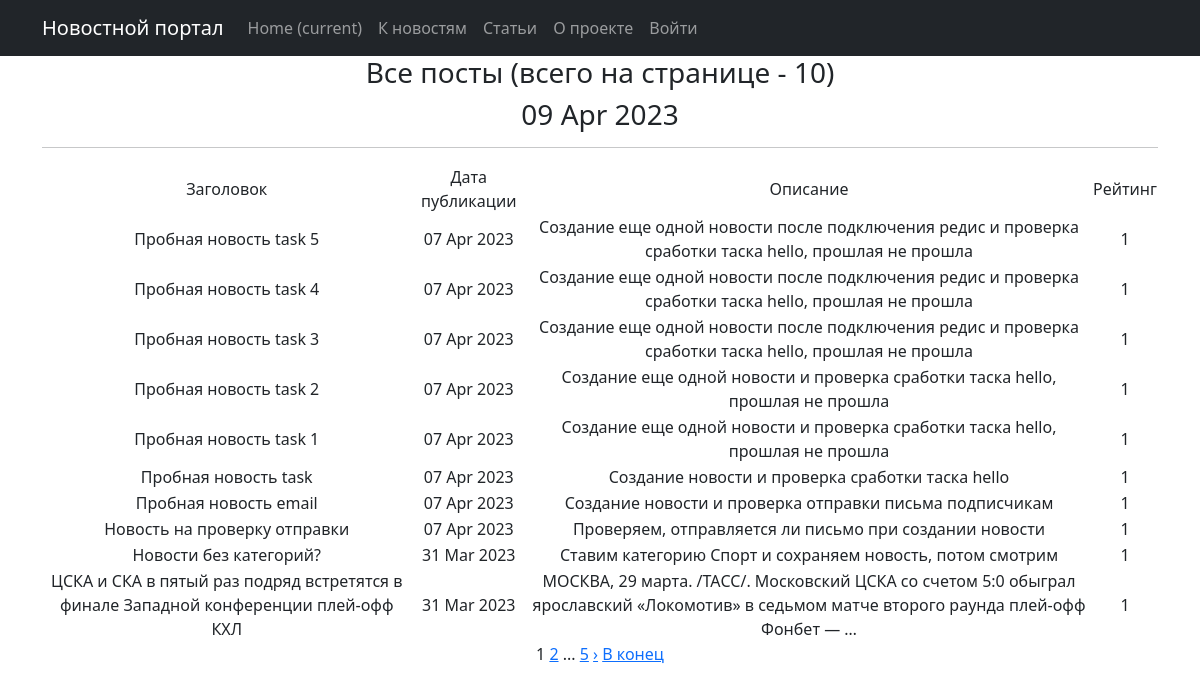
The app's page /posts/, older data.
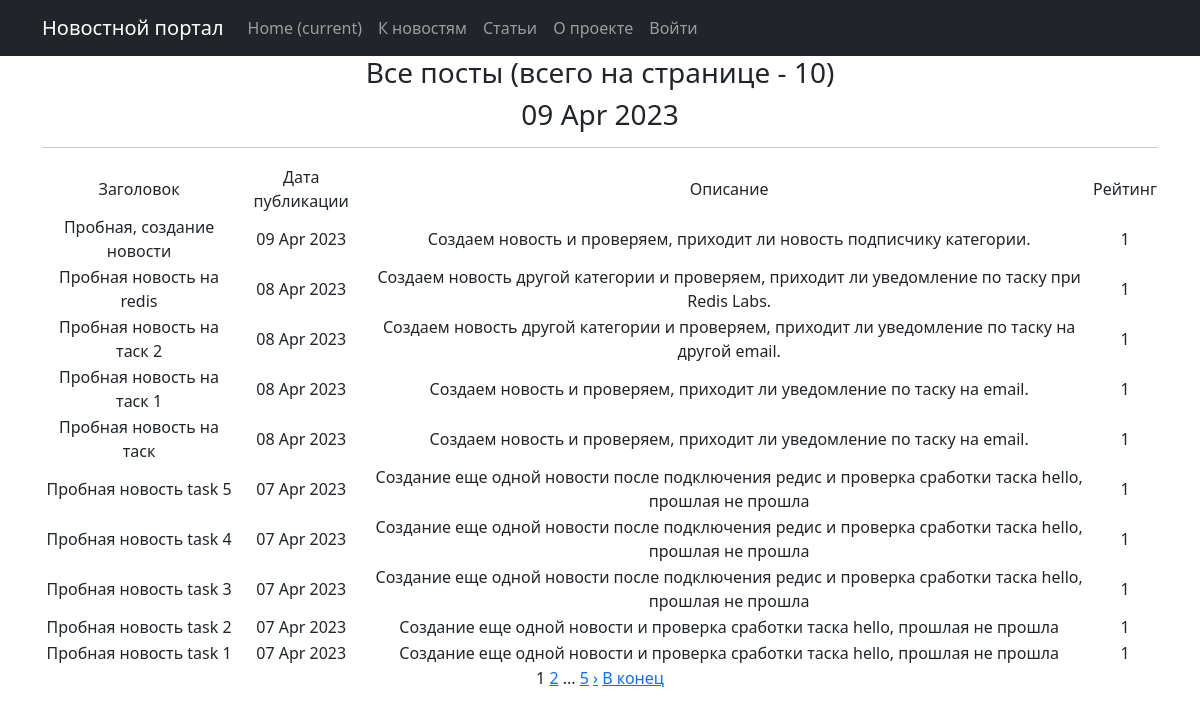
The same page, newer data.
### news/models.py (models this page shows, shortened)
class Post(models.Model):
    author = models.ForeignKey(Author, on_delete=models.CASCADE)
    content = models.CharField(max_length=2, choices=CONTENTS)
    time_in = models.DateTimeField(auto_now_add=True)
    category = models.ManyToManyField(Category, through='PostCategory')
    title = models.CharField(max_length=255,)
    content_text = models.TextField()
    content_rate = models.IntegerField(default=1)

### news/views.py (the view)
# urls.py: path('', PostsList.as_view(), name='post_list'),
class PostsList(ListView):
    model = Post
    ordering = '-time_in'
    template_name = 'posts.html'
    context_object_name = 'posts'
    paginate_by = 10
    def get_queryset(self):
        queryset = super().get_queryset()
        self.filterset = PostFilter(self.request.GET, queryset)
        return self.filterset.qs
    def get_context_data(self, **kwargs):
        context = super().get_context_data(**kwargs)
        context['filterset'] = self.filterset
        return context

### news/templatetags/custom_filters.py (called while the page is built)
@register.filter()
@stringfilter #чтобы не вызывать ошибки, приведем в строку
def censor(value, bad_words = bad_list):
    words = value.split()#разделим строку
    new_line=''
    for word in words:
        if word.lower() in bad_words in bad_words:
            new_line += word[0] #если да, первый символ оставляем
            for i in word[1:]:
                new_line += '*'#остальные заменяем на *
            new_line += ' '
        elif (word[:-1].lower()) in bad_words:
            new_line += word[0]
            for i in word[1:-1]:
                new_line += '*'
            new_line += (word[-1] + ' ')
        else:
            new_line += (word + ' ')
    return new_line.rstrip()

### news/templatetags/custom_tags.py (called while the page is built)
@register.simple_tag(takes_context=True)
def url_replace(context, **kwargs):
   d = context['request'].GET.copy()
   for k, v in kwargs.items():
       d[k] = v
   return d.urlencode()

@register.simple_tag()
def current_time(format_string='%d %b %Y'):
   return datetime.utcnow().strftime(format_string)

### templates/posts.html (shortened to what this page needs)
{% extends 'flatpages/default.html' %}
{% load custom_filters %}
{% load custom_tags %}
{% block content %}
    <h3>Все посты (всего на странице - {{ posts|length}})</h3>
    <h3>{% current_time %}</h3>
    <hr>
    {% if posts %}
       <table>
           <tr>
               <td>Заголовок</td>
               <td>Дата публикации</td>
               <td>Описание</td>
               <td>Рейтинг</td>
           </tr>
           {% for post in posts %}
           <tr>
               <td>{{ post.title|censor }}</td>
               <td>{{ post.time_in|date:'d M Y' }}</td>
               <td>{{ post.content_text|censor|truncatewords:20 }}</td>
               <td>{{ post.content_rate }}</td>
           </tr>
           {% endfor %}
       </table>
    {% else %}
        <h3>Новости не найдены</h3>
    {% endif %}
   {{ page_obj.number }}
   {% if page_obj.has_next %}
       <a href="?{% url_replace page=page_obj.next_page_number %}">{{ page_obj.next_page_number }}</a>
       {% if paginator.num_pages != page_obj.next_page_number %}
           ...
           <a href="?{% url_replace page=page_obj.paginator.num_pages %}">{{ page_obj.paginator.num_pages }}</a>
       {% endif %}
   {% endif %}
        {% if page_obj.has_next %}
            <a href="?{% url_replace page=page_obj.next_page_number %}">&rsaquo;</a>
            <a href="?{% url_replace page=page_obj.paginator.num_pages %}">В конец</a>
        {% endif %}
{% endblock content %}

Row changes from the older to the newer data that the page shows:
no longer on this page (row unchanged): Post: title|censor "Пробная новость task", time_in "07 Apr 2023", content_text|censor "Создание новости и проверка сработки таска hello", content_rate "1"
no longer on this page (row unchanged): Post: title|censor "Пробная новость email", time_in "07 Apr 2023", content_text|censor "Создание новости и проверка отправки письма подписчикам", content_rate "1"
no longer on this page (row unchanged): Post: title|censor "Новость на проверку отправки", time_in "07 Apr 2023", content_text|censor "Проверяем, отправляется ли письмо при создании новости", content_rate "1"
no longer on this page (row unchanged): Post: title|censor "Новости без категорий?", time_in "31 Mar 2023", content_text|censor "Ставим категорию Спорт и сохраняем новость, потом смотрим", content_rate "1"
no longer on this page (row unchanged): Post: title|censor "ЦСКА и СКА в пятый раз подряд встретятся в финале Западной конференции плей-офф КХЛ", time_in "31 Mar 2023", content_text|censor "МОСКВА, 29 марта. /ТАСС/. Московский ЦСКА со счетом 5:0 обыграл ярославский «Локомотив» в седьмом матче второго раунда плей-офф Фонбет — …", content_rate "1"
added Post: title|censor "Пробная, создание новости", time_in "09 Apr 2023", content_text|censor "Создаем новость и проверяем, приходит ли новость подписчику категории.", content_rate "1"
added Post: title|censor "Пробная новость на redis", time_in "08 Apr 2023", content_text|censor "Создаем новость другой категории и проверяем, приходит ли уведомление по таску при Redis Labs.", content_rate "1"
added Post: title|censor "Пробная новость на таск 2", time_in "08 Apr 2023", content_text|censor "Создаем новость другой категории и проверяем, приходит ли уведомление по таску на другой email.", content_rate "1"
added Post: title|censor "Пробная новость на таск 1", time_in "08 Apr 2023", content_text|censor "Создаем новость и проверяем, приходит ли уведомление по таску на email.", content_rate "1"
added Post: title|censor "Пробная новость на таск", time_in "08 Apr 2023", content_text|censor "Создаем новость и проверяем, приходит ли уведомление по таску на email.", content_rate "1"
